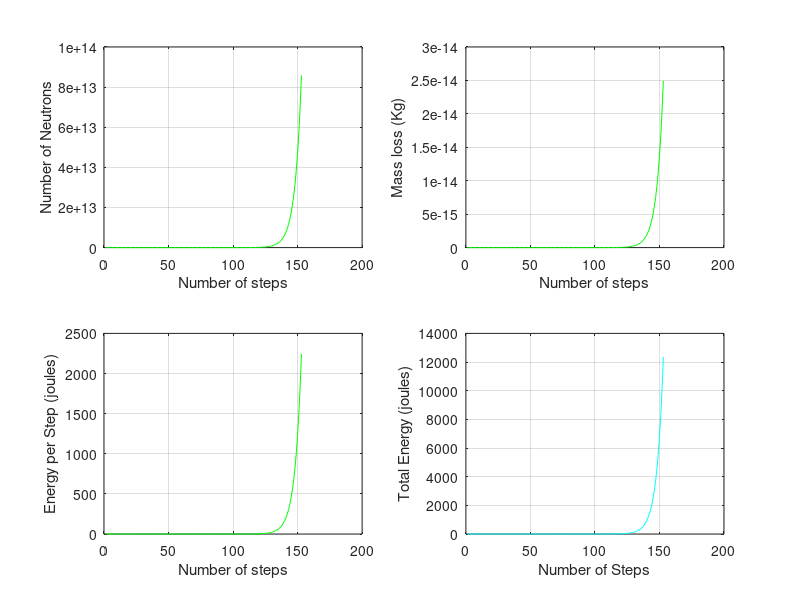

This chart was generated by the following MATLAB code: (Note: this script raises an error after producing the figure.)
clear;
clc;

%% Constants 
amu_unit = 1.66054e-27; % atomic mass unit (amu) in KG
one_ur235_atom_mass = 235.043929 * amu_unit; % mass of one U-235 atom in KG
ur235_neutron_mass = 1.008665 * amu_unit; % neutron mass in KG
gamma_freq = 2.2941e21; % gamma frequency in Hz
Ke_ur235_fragments = 170; % kinetic energy of U-235 fragments in MeV
Ke_fastNeutron = 5; % kinetic energy of fast neutrons in MeV
Energy_Neutrons = 15; % energy of neutrons in MeV
Plank_const = 6.62607015e-34; % Planck's constant in J*s
elec = 1.6018e-19; % electron charge in coulombs
speed_of_light = 3e8; % speed of light in m/s
av_const = 6.02214e23; % Avogadro's number
energy_density_TNT = 4.18e6; % energy density of TNT in J/kg

%% Inputs
Mass = input('Please enter the mass in grams: ');
n0 = input('Please enter the number of neutrons (suggested 1e6 or higher): ');

%% Equations
Energy_gamma = Plank_const * gamma_freq * 1e-6 / elec; % gamma energy in MeV
Energy_per_fission = Ke_fastNeutron + Ke_ur235_fragments + Energy_gamma + Energy_Neutrons; % total energy in MeV
Energy_per_fission_j = Energy_per_fission * 1.6018e-13; % energy per fission in joules
Mass_deficit = Energy_per_fission_j / (speed_of_light^2); % mass deficit per fission in Kg
Num_of_moles = (Mass / 1000) / one_ur235_atom_mass; % number of moles of U-235
Num_of_atoms = Num_of_moles * av_const; % number of U-235 atoms

%% Steps Calculation
steps_num = floor(log2(Num_of_atoms) + 1); % number of steps for the chain reaction

%% Preallocation
neutrons = zeros(1, steps_num);
mass_loss = zeros(1, steps_num);
energy_output = zeros(1, steps_num);

%% Modeling
neutrons(1) = n0;

for i = 2:steps_num
    energy_output(i) = neutrons(i-1) * Energy_per_fission_j;
    neutrons(i) = neutrons(i-1) * 1.222; % reproduction factor for U-235
    mass_loss(i) = neutrons(i-1) * Mass_deficit;
end

total_energy = sum(energy_output); % Total energy in joules
fprintf('The output energy = %0.9f joules \n', total_energy);

%% Energy Destruction Calculation
mass_destroyed = total_energy / energy_density_TNT; % Mass of TNT equivalent to the energy output in kg

% Assuming the area affected by the energy is circular
radius_destroyed_km = sqrt(mass_destroyed * 1e-3 / pi); % radius in kilometers
area_destroyed_km2 = pi * (radius_destroyed_km^2); % area in square kilometers

%% Earth Surface Area Calculation
earth_radius_km = 6371; % Earth's radius in kilometers
earth_surface_area_km2 = 4 * pi * earth_radius_km^2; % Surface area of Earth in km^2

%% Display Results
fprintf('The energy output can destroy an area of approximately %0.3f square kilometers \n', area_destroyed_km2);
fprintf('The surface area of the Earth is approximately %0.2e square kilometers \n', earth_surface_area_km2);
fprintf("The percentage of the Earth\'s surface area affected = %0.6f%% \n", (area_destroyed_km2 / earth_surface_area_km2) * 100);

%% Plotting
figure();
subplot(2, 2, 1);
plot(1:steps_num, neutrons, '-g');
grid on;
xlabel('Number of steps');
ylabel('Number of Neutrons');

subplot(2, 2, 2);
plot(1:steps_num, mass_loss, '-g');
grid on;
xlabel('Number of steps');
ylabel('Mass loss (Kg)');

subplot(2, 2, 3);
plot(1:steps_num, energy_output, '-g');
grid on;
xlabel('Number of steps');
ylabel('Energy per Step (joules)');

subplot(2, 2, 4);
total_energy = cumsum(energy_output);
plot(1:steps_num, total_energy, '-c');
xlabel('Number of Steps');
ylabel('Total Energy (joules)');
grid on;


% Create the sphere representing the Earth
[earthX, earthY, earthZ] = sphere(50);

% Load Earth's texture map (an image of Earth's surface)
earthTexture = imread('sam.jpg');  % Replace with the path to your image

% Create the figure
figure;

% Create the surface and apply the texture
earth = surf(earthX, earthY, earthZ);
set(earth, 'FaceColor', 'texturemap', 'CData', earthTexture, 'EdgeColor', 'none');

% Set the view and axis properties
axis equal;
view(3);
axis off;

% Add lighting
light;
lighting gouraud; % Smooth lighting

%% Calculate Destruction Percentage
% Calculate the percentage of Earth's surface area to destroy dynamically
percent_destroyed = (area_destroyed_km2 / earth_surface_area_km2) * 100;

% Translate percentage destroyed into a z-threshold (Z-coordinates on the sphere)
threshold = (1 - (percent_destroyed / 100)) * max(earthZ(:));

% Create the mask where Z >= threshold (destroying the top portion)
mask = earthZ >= threshold;  % Retain the portion below the threshold

% Apply the mask to the texture and the coordinates
earthX(mask) = NaN;
earthY(mask) = NaN;
earthZ(mask) = NaN;

% Update the surface data with the masked values (removing destroyed part)
set(earth, 'XData', earthX, 'YData', earthY, 'ZData', earthZ);

% Rotate the sphere to simulate a 3D view
rotate(earth, [0 1 0], 45);

% Add lighting
light;
lighting gouraud; % Use smoother lighting
